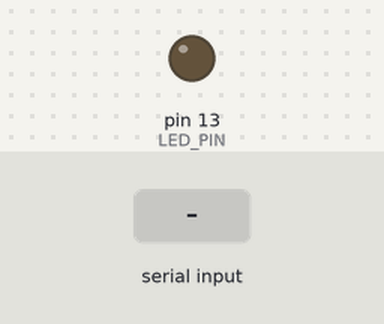
The program below on a simulated Arduino Uno, built with avr-gcc and run on an emulated ATmega328P. Parts: output pins drawn as LEDs (lit = HIGH). Inputs (shaded band) come from the test bench. What the program prints to the serial monitor is not drawn.

Above: at 1.2 s.
1.3 s: byte 30 received over Serial
At 1.7 s:
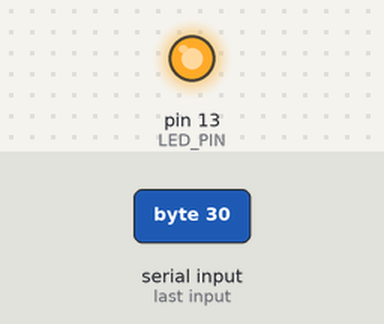
3.4 s: byte 90 received over Serial
At 4.7 s:
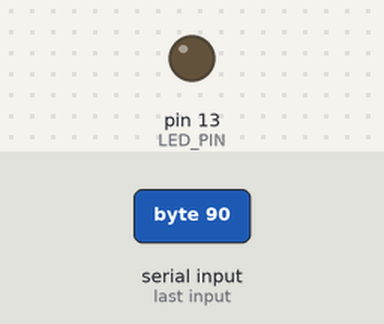
6.4 s: byte 120 received over Serial
At 7.0 s:
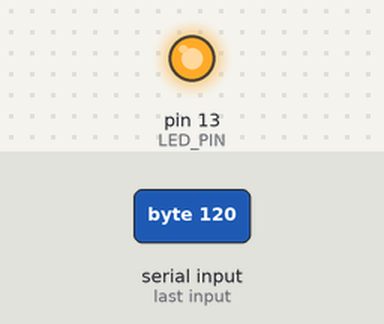
Timing chart, 0 to 9.4 s (numbered marks = the images above; inputs shaded):
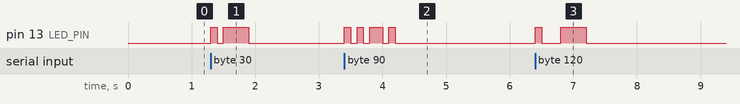

The program:

main.cpp
```cpp
#include <Arduino.h>

// --- Transmitter Code ---
const int LED_PIN = 13;    // Connect your bright LED here
const int BIT_PERIOD = 100; // Time in milliseconds for each bit
void sendByte(char c);
void setup() {
  pinMode(LED_PIN, OUTPUT);
  Serial.begin(9600);
  Serial.println("Transmitter Ready. Type a character to send:");
}
void loop() {
  if (Serial.available() > 0) {
    char data = Serial.read(); // Get character from Serial Monitor
    sendByte(data);
    Serial.print("Sent: ");
    Serial.println(data);
  }
}

void sendByte(char c) {
  // 1. START BIT (Signal the receiver to wake up)
  digitalWrite(LED_PIN, HIGH);
  delay(BIT_PERIOD);

  // 2. DATA BITS (Send 8 bits of the character)
  for (int i = 0; i < 8; i++) {
    bool bit = (c >> i) & 0x01; // Extract each bit (LSB first)
    digitalWrite(LED_PIN, bit ? HIGH : LOW);
    Serial.print(bit ? "1" : "0"); // Optional: Print the bit being sent
    delay(BIT_PERIOD);
  }

  // 3. STOP BIT (Signal the end of the character)
  digitalWrite(LED_PIN, LOW);
  delay(BIT_PERIOD);

  // Extra pause to ensure the receiver is ready for the next one
  delay(BIT_PERIOD);
}
```

Measured:
- after the input at 1.3 s, pin 13 (LED_PIN): LOW → HIGH at once, → LOW 0.10 s later, → HIGH 0.10 s later, → LOW 0.40 s later
- after the input at 3.4 s, pin 13 (LED_PIN): LOW → HIGH at once, → LOW 0.10 s later, → HIGH 0.10 s later, → LOW 0.10 s later, … (8 changes in this stretch)
- after the input at 6.4 s, pin 13 (LED_PIN): LOW → HIGH at once, → LOW 0.10 s later, → HIGH 0.30 s later, → LOW 0.40 s later
